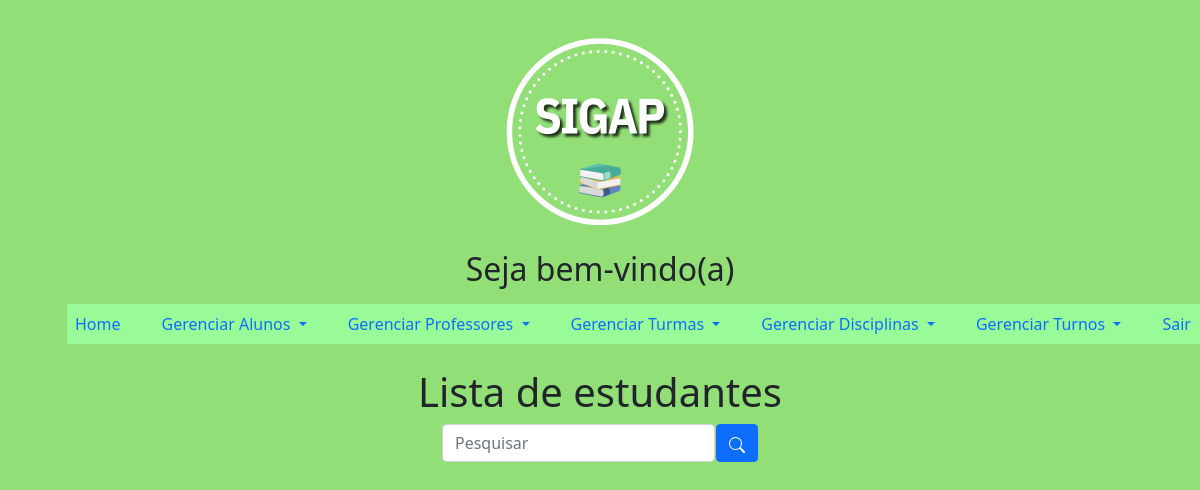
Before: /principalAdmin.php?page=listarAlunos with the older database file.
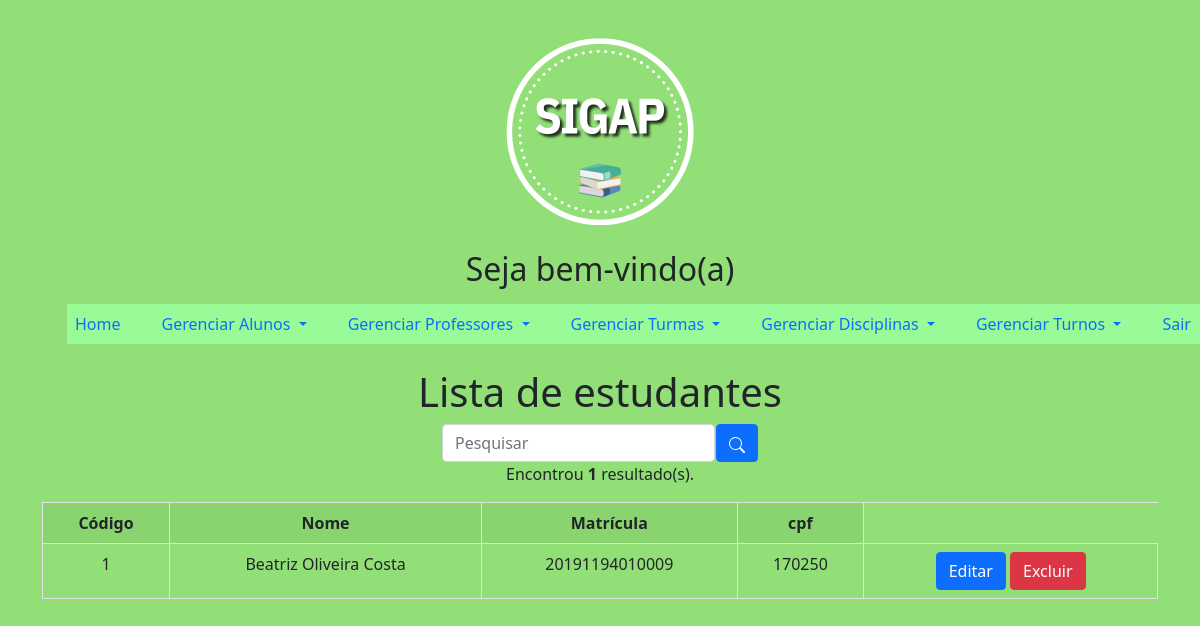
After: the same page with the newer database file.
### tables this page shows
CREATE TABLE `aluno` (
  `idAluno` int(11) NOT NULL,
  `nome` varchar(45) NOT NULL,
  `matrícula` varchar(15) NOT NULL,
  `senha` varchar(45) NOT NULL,
  `cpf` varchar(20) NOT NULL,
  `telefone` varchar(20) NOT NULL,
  `data_nascimento` date NOT NULL
);

### listarAlunos.php (the view, shortened to what this page needs)
<?php
	$sql = "SELECT * FROM aluno";
	$res = $mysqli->query($sql);
	$qtd = $res->num_rows;
?>
	<div class="row">
        <div class="col-12">
            <h1>Lista de estudantes</h1>
        </div>
		<br>
    <div class="box-search">
        <input type="search" class="form-control w-25" placeholder="Pesquisar" id="pesquisar">
        <button onclick="searchData()" class="btn btn-primary">
        </button>
    </div>
</body>
		<?php
        if($qtd > 0){
		print "<p>Encontrou <b>$qtd</b> resultado(s).</p>";
		print "<table class='table table-bordered table-striped table-hover'>";
		print "<tr>";
		print "<th>Código</th>";
		print "<th>Nome</th>";
		print "<th>Matrícula</th>";
		print "<th>cpf</th>";
		print "</tr>";
		while($row = $res->fetch_object()){
			print "<tr>";
			print "<td>".$row->idAluno."</td>";
			print "<td>".$row->nome."</td>";
			print "<td>".$row->matrícula."</td>";
			print "<td>".$row->cpf."</td>";
			print "<td>
					 <button onclick=\"location.href='?page=editarAlunos&idAluno=".$row->idAluno."';\" class='btn btn-primary'>Editar</button>
					 <button onclick=\"if(confirm('Tem certeza que deseja excluir?')){location.href='?page=salvarAlunos&acao=excluir&idAluno=".$row->idAluno."';}else{false;}\"  class='btn btn-danger'>Excluir</button>
			       </td>";
		}
		print "</table>";
	}

Changed rows visible on the page:
added aluno: idAluno "1", nome "Beatriz Oliveira Costa", matrícula "20191194010009", cpf "170250"
Other visible differences:
$qtd: (not shown) → "1"
text now shown: "Encontrou resultado(s). Código Nome Matrícula cpf"
